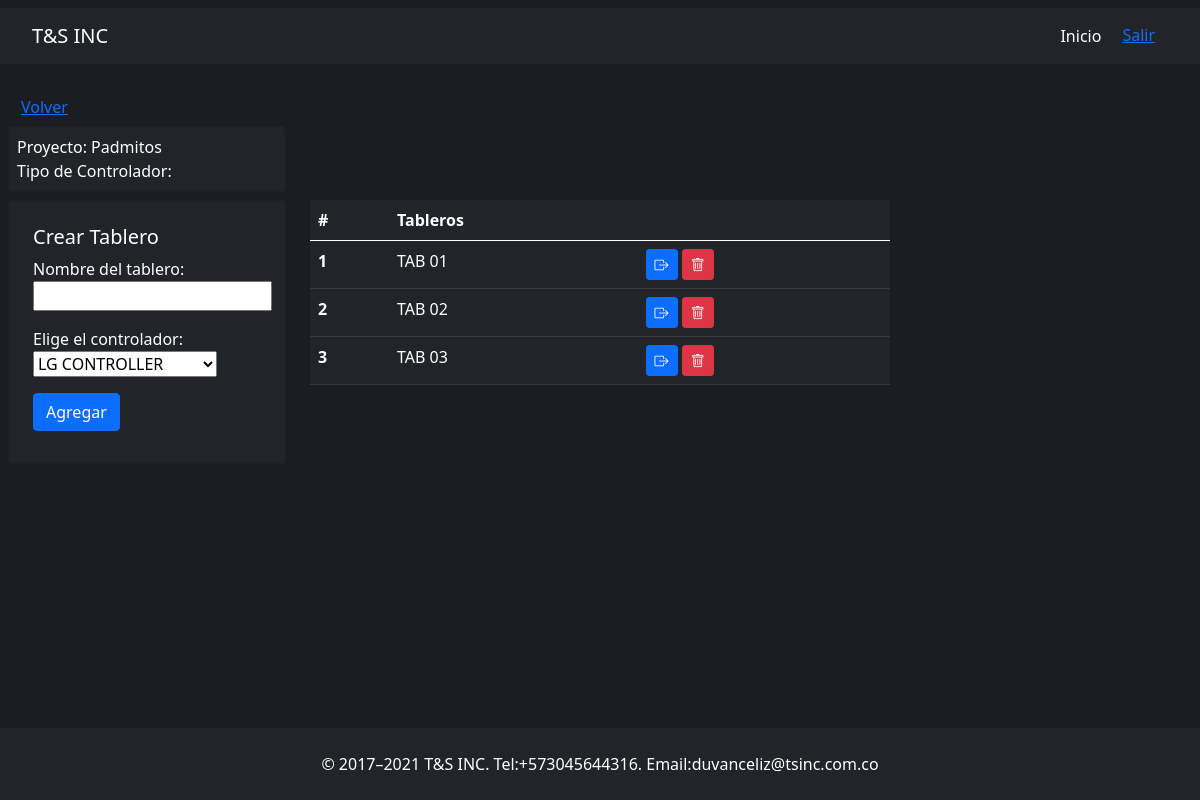
Page /project/tabs/3/ (signed in) on the earlier database version.
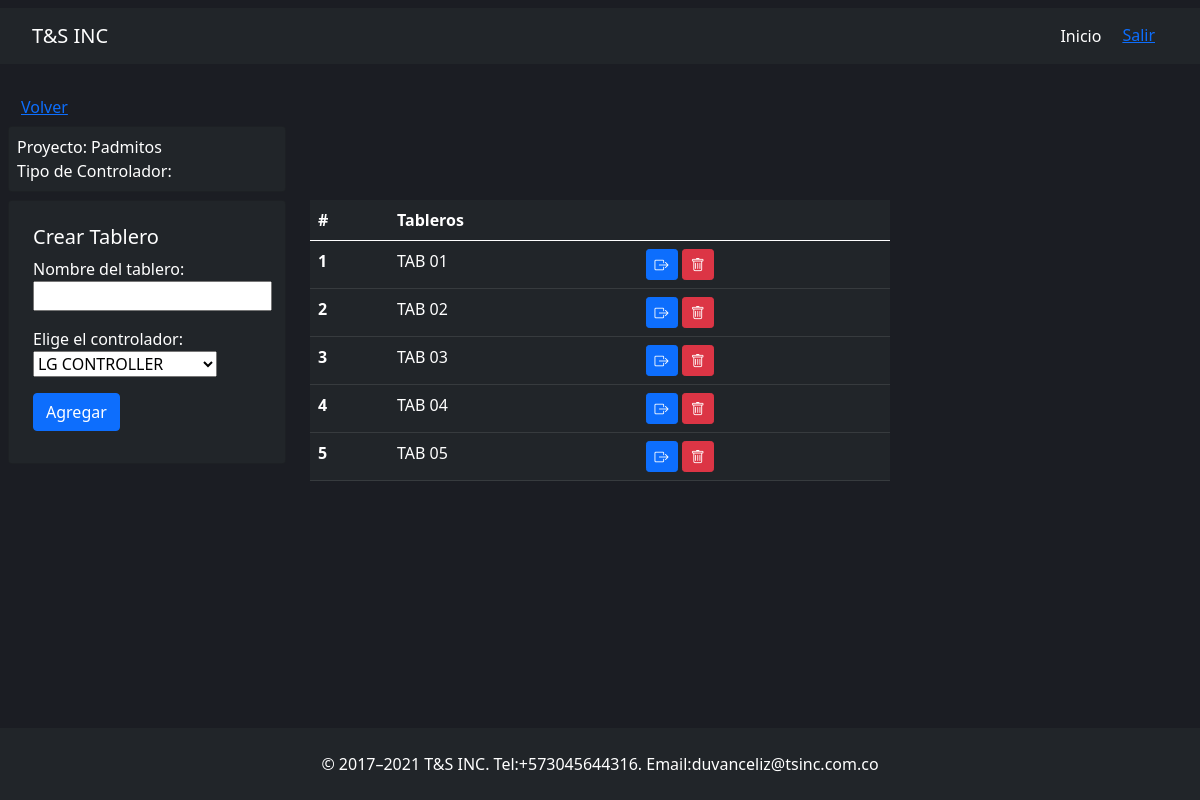
Same page on the later database version.
### tsinc/models.py (models this page shows, shortened)
class Project(models.Model):
    name = models.CharField(max_length=200, default=None)
    company_name = models.CharField(max_length=200, default=None)
    asesor = models.CharField(max_length=200, default=None)
    controller = models.CharField(max_length=100, null=True, blank=True)
    verified = models.BooleanField(default=False)
    progress = models.IntegerField(default=0)
    date = models.DateField(default=datetime.date.today)
    usersesion = models.ForeignKey(User, on_delete=models.CASCADE, default=None)

class Tabs(models.Model):
    tab_name = models.CharField(max_length=200, default=None)
    controller = models.CharField(max_length=100, null=True)
    project = models.ForeignKey(Project,on_delete=models.CASCADE, related_name='tabs', null=True, blank=True)

### tsinc/views.py (the view)
# urls.py: path('project/tabs/<int:id>/', views.tabs, name='tabs'),
@login_required
def tabs(request, id):
    if request.method == 'GET':
        project = Project.objects.get(id=id)
        tabs = project.tabs.all()
        return render(request,'tabs.html',{'tabs': tabs, 'form': CreateTab(), 'project':project})
    else:
        print(request.POST)
        project = Project.objects.get(id=id)
        Tabs.objects.create(tab_name = request.POST['tab_name'], controller= request.POST['controller'], project= project)
        return redirect("/project/tabs/{}/".format(id))

### tsinc/forms.py
class CreateTab(forms.Form):
    tab_name = forms.CharField(label="Nombre del tablero", max_length=200)
    OPCIONS_CHOICES_CONTROLLER = [
        ('LG CONTROLLER', 'LG CONTROLLER'),
        ('JONHSON CONTROLS', 'JONHSON CONTROLS'),
    ]
    controller = forms.ChoiceField(label="Elige el controlador", choices=OPCIONS_CHOICES_CONTROLLER)

### tsinc/templates/tabs.html
{% extends 'layout.html' %} {% block body %}
<div class="container">
  <div class="row mb-2">
    <div class="col-3">
      <a  class="btn btn-link" href="{% url 'home' %}">Volver</a>
      <div class="card bg-dark p-2">
        {% include 'components/offerHeader.html' %}
    </div>
  </div>
    <div class="col-6"></div>
    <div class="col-3"></div>
  </div>
    <div class="row">
        <div class="col-3">
          <div class="card bg-dark p-4">
            <h5>Crear Tablero</h5>
            {% include 'components/form.html' %}
          </div>
        </div>
      <div class="col-6">
        <table class="table table-hover table-dark">
          <thead>
            <tr>
              <th scope="col">#</th>
              <th scope="col">Tableros</th>
              <th scope="col"></th>
            </tr>
          </thead>
          <tbody>
            <tr>
              {% for tab in tabs %}
                <th scope="row">{{tab.id}}</th>
              <td>{{tab.tab_name}}</td>
              <td>
                <a class="btn btn-primary btn-sm" href="{% url 'create_page' tab.id %}"> <i class="bi bi-box-arrow-right"></i></a>
                <a class="btn btn-danger btn-sm" href="{% url 'delete_tab' tab.id %}" onclick="return verificar()"> <i class="bi bi-trash"></i> </a>
              </td>
            </tr>
            {%endfor%}
          </tbody>
        </table>
      </div>
      <div class="col-3">
      </div>
    </div>
  </div>
{% endblock %}

### tsinc/templates/layout.html (shortened to what this page needs)
{% load static %}
<!DOCTYPE html>
<html lang="en">
  <head>
    <link
      href="https://cdn.jsdelivr.net/npm/bootstrap@5.0.2/dist/css/bootstrap.min.css"
      rel="stylesheet"
    />
    <link rel="stylesheet" href="https://cdn.jsdelivr.net/npm/bootstrap-icons@1.11.3/font/bootstrap-icons.min.css">
    <link rel="stylesheet" href="{% static 'css/styles.css' %}">
  </head>
     <div class="container-flow m-2 content">
        <div class="row mb-4">
          <nav class="navbar navbar-expand-lg navbar navbar-dark bg-dark ">
            <div class="container-fluid">
              <a class="navbar-brand" href="#">T&S INC</a>
              <div class="collapse navbar-collapse justify-content-end" id="navbarNavAltMarkup">
                <div class="navbar-nav">
                  <a class="nav-link active" aria-current="page" href="{% url 'home' %}">Inicio</a>
                  <form method="post" action="{% url 'logout' %}">
                    <button type="submit" class="btn btn-link">Salir</button>
                  </form>
                </div>
              </div>
            </div>
          </nav>
        </div>
        <div class="row">
          {% block body %} {% endblock %}
        </div>
     </div>
    <footer class="bg-dark mt-4 d-flex justify-content-center">
       <div class="p-4">© 2017–2021 T&S INC. Tel:+573045644316. Email:duvanceliz@tsinc.com.co
      </div>
  </footer>
  </body>
</html>

### tsinc/templates/components/offerHeader.html
<span class="fs-6 fw_light">
    Proyecto: {{project.name}}
</span>
<span class="fs-6 fw-light">
    Tipo de Controlador: {{offer.controller}}
</span>

### tsinc/templates/components/form.html (shortened to what this page needs)
<form action="" method="POST">
    {{form.as_p}}
    <button class="btn btn-primary mb-2">Agregar</button>
</form>

### tsinc/static/css/styles.css (style rules this page uses)
html, body { height: 100%; margin: 0; }
.content { flex: 1; }

Differences in the rows shown:
added Tabs: id "4", tab_name "TAB 04"
added Tabs: id "5", tab_name "TAB 05"
